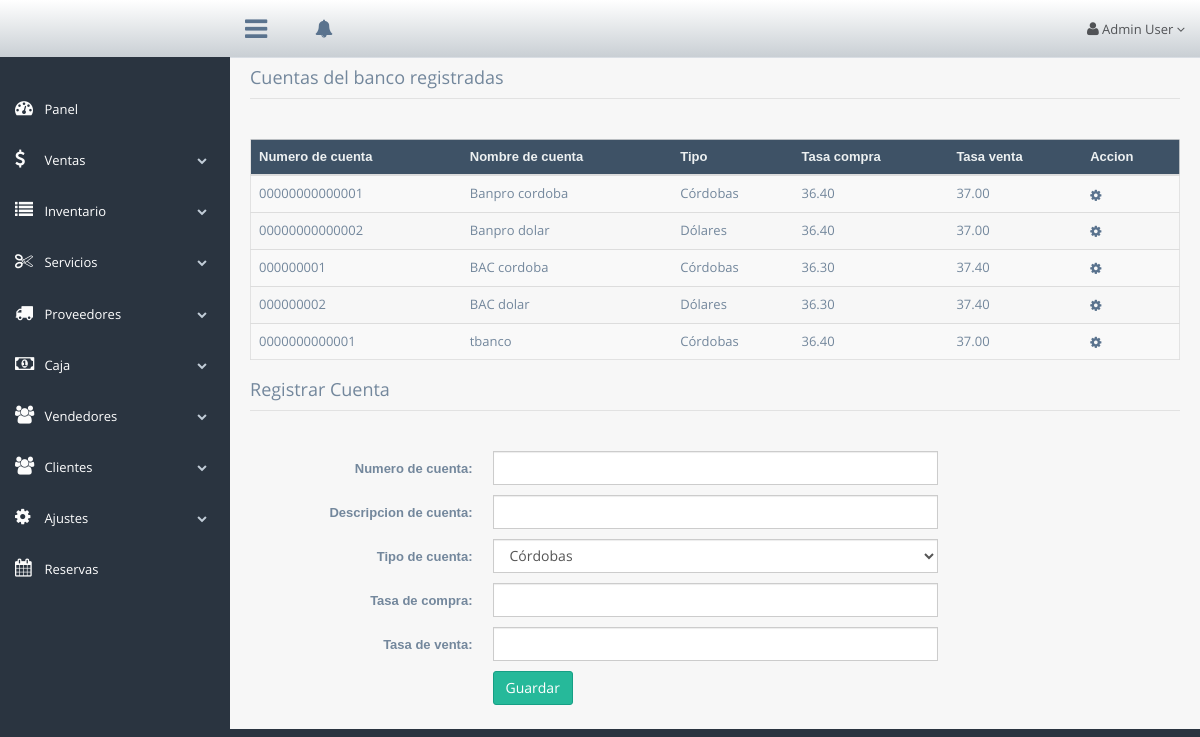
The page /index.php/bank_account (signed in) on the database its author committed.
### tables this page shows
CREATE TABLE `bank_account` (
  `id_account` int(11) NOT NULL,
  `token_account` varchar(20) NOT NULL,
  `name_account` varchar(60) NOT NULL,
  `type` enum('cordobas','dolares') NOT NULL DEFAULT 'cordobas',
  `buy_rate` decimal(10,2) DEFAULT NULL,
  `sell_rate` decimal(10,2) DEFAULT NULL,
  `active` tinyint(1) NOT NULL DEFAULT 1
);

### application/core/MY_Controller.php (called while the page is built, shortened)
<?php (defined('BASEPATH')) OR exit('No direct script access allowed');
class Admin_Controller extends MX_Controller{
	protected $header_data = array();
	protected $content_data = array();
	protected $footer_data = array();
	public function __construct(){
		$this->load->model('settings_mdl');
		$this->header_data['company_name'] = $this->settings_mdl->get('company_name', 'Conceptos');
	}
	protected function renderPanel( $content_view = '' ){
		$content_view = empty($content_view) ? 'panel.php' : $content_view . '.php';
		$this->load->view('header',$this->header_data);
		$this->load->view($content_view,$this->content_data);
		$this->load->view('footer',$this->footer_data);
	}
}

### application/controllers/Bank_account.php (called while the page is built, shortened)
<?php if( !defined('BASEPATH') ){ exit(); }
class Bank_account extends Admin_Controller{
	public function index(){
		$view_data = load_data($this->session);
		$this->content_data['accounts'] = $this->bank_account_mdl->getAccounts();
		$this->content_data['privilege'] = $this->is_admin();
		$this->content_data = array_merge($this->content_data, $view_data);
		$this->renderPanel('form_bank_account');
	}
}

### index.php (called while the page is built, shortened)
<?php
require_once BASEPATH.'core/CodeIgniter.php';

### application/third_party/MX/Controller.php (called while the page is built, shortened)
<?php (defined('BASEPATH')) OR exit('No direct script access allowed');
class MX_Controller
{
	public function __get($class)
	{
		return CI::$APP->$class;
	}
}

### application/models/Bank_account_mdl.php (called while the page is built, shortened)
<?php if( !defined('BASEPATH') ){ exit(); }
class Bank_account_mdl extends CI_Model{
	public function getAccounts(){
		$this->db->where('active', 1);
		return $this->db->get('bank_account')->result();
	}
}

### application/views/form_bank_account.php (the view, shortened to what this page needs)
<h4 class="section-title">Cuentas del banco registradas</h4>
<table class="table table-hover table-striped jambo_table">
	<thead>
		<tr>
			<th>Numero de cuenta</th>
			<th>Nombre de cuenta</th>
			<th>Tipo</th>
			<th>Tasa compra</th>
			<th>Tasa venta</th>
			<?php if($privilege): ?>
				<th>Accion</th>
			<?php endif; ?>
		</tr>
	</thead>
	<tbody id="tbody">
		<?php foreach($accounts as $account): ?>
			<tr>
				<td><?php echo $account->token_account; ?></td>
				<td><?php echo $account->name_account; ?></td>
				<td><?php echo $account->type === 'dolares' ? 'Dólares' : 'Córdobas'; ?></td>
				<td><?php echo $account->buy_rate; ?></td>
				<td><?php echo $account->sell_rate; ?></td>
				<?php if($privilege): ?>
					<td>
						<div class="btn-group">
							<a href="#" data-toggle="dropdown" class="dropdown-toggle"><i class="fa fa-cog"></i></a>
						</div>
					</td>
				<?php endif; ?>
			</tr>
		<?php endforeach; ?>
	</tbody>
</table>
<h4 class="section-title">Registrar Cuenta</h4>
<form id="form" action="" method="post" class="form-horizontal form-label-left" data-parsley-validate autocomplete="off" onsubmit="return false;">
	<div class="form-group">
		<label class="control-label col-md-3 col-sm-3 col-xs-12" for="token_account">Numero de cuenta:
        </label>
		<div class="col-md-6 col-sm-6 col-xs-12">
            <input type="text" data-parsley-type="number" name="token_account" id="token_account" required="required" class="form-control col-md-7 col-xs-12">
        </div>
	</div>
	<div class="form-group">
		<label class="control-label col-md-3 col-sm-3 col-xs-12" for="name_account">Descripcion de cuenta:
        </label>
		<div class="col-md-6 col-sm-6 col-xs-12">
            <input type="text" data-parsley-pattern="^[a-zA-Z\s]+$" name="name_account" id="name_account" required="required" class="form-control col-md-7 col-xs-12">
        </div>
	</div>
	<div class="form-group">
		<label class="control-label col-md-3 col-sm-3 col-xs-12" for="type">Tipo de cuenta:
        </label>
		<div class="col-md-6 col-sm-6 col-xs-12">
			<select name="type" id="type" required="required" class="form-control">
				<option value="cordobas">Córdobas</option>
			</select>
        </div>
	</div>
	<div class="form-group">
		<label class="control-label col-md-3 col-sm-3 col-xs-12" for="buy_rate">Tasa de compra:
        </label>
		<div class="col-md-6 col-sm-6 col-xs-12">
            <input type="text" data-parsley-pattern="^\d+(\.\d{1,2})?$" name="buy_rate" id="buy_rate" required="required" class="form-control col-md-7 col-xs-12">
        </div>
	</div>
	<div class="form-group">
		<label class="control-label col-md-3 col-sm-3 col-xs-12" for="sell_rate">Tasa de venta:
        </label>
		<div class="col-md-6 col-sm-6 col-xs-12">
            <input type="text" data-parsley-pattern="^\d+(\.\d{1,2})?$" name="sell_rate" id="sell_rate" required="required" class="form-control col-md-7 col-xs-12">
        </div>
	</div>
	<div class="form-group">
		<div class="col-md-offset-3 col-sm-offset-3 col-md-3 col-sm-3">
			<button class="btn btn-success" id="btn-submit" type="submit">Guardar</button>
		</div>
	</div>
</form>

### application/third_party/MX/Loader.php (shortened to what this page needs)
<?php (defined('BASEPATH')) OR exit('No direct script access allowed');
class MX_Loader extends CI_Loader
{
	public $_ci_cached_vars = array();
	public function initialize($controller = NULL)
	{
		if ($controller instanceof MX_Controller)
		{
			$this->controller = $controller;
			foreach (get_class_vars('CI_Loader') as $var => $val)
			{
				if ($var != '_ci_ob_level')
				{
					$this->$var =& CI::$APP->load->$var;
				}
			}
		}
		else
		{
			parent::initialize();
			$this->_autoloader(array());
		}
	}
	public function database($params = '', $return = FALSE, $query_builder = NULL)
	{
		CI::$APP->db = DB($params, $query_builder);
		return $this;
	}
	public function view($view, $vars = array(), $return = FALSE)
	{
		return $this->_ci_load(array('_ci_view' => $view, '_ci_vars' => $this->_ci_object_to_array($vars), '_ci_return' => $return));
	}
	public function __get($class)
	{
		return (isset($this->controller)) ? $this->controller->$class : CI::$APP->$class;
	}
	public function _ci_load($_ci_data)
	{
		extract($_ci_data);
		if (isset($_ci_view))
		{
			$_ci_path = '';
			$_ci_file = (pathinfo($_ci_view, PATHINFO_EXTENSION)) ? $_ci_view : $_ci_view.EXT;
			foreach ($this->_ci_view_paths as $path => $cascade)
			{
				if (file_exists($view = $path.$_ci_file))
				{
					$_ci_path = $view;
					break;
				}
			}
		}
		elseif (isset($_ci_path))
		{
			$_ci_file = basename($_ci_path);
			if( ! file_exists($_ci_path)) $_ci_path = '';
		}
		if (isset($_ci_vars))
			$this->_ci_cached_vars = array_merge($this->_ci_cached_vars, (array) $_ci_vars);
		extract($this->_ci_cached_vars);
		if ((bool) @ini_get('short_open_tag') === FALSE && CI::$APP->config->item('rewrite_short_tags') == TRUE)
		{
			echo eval('?>'.preg_replace("/;*\s*\?>/", "; ?>", str_replace('<?=', '<?php echo ', file_get_contents($_ci_path))));
		}
		else
		{
			include($_ci_path);
		}
		if (ob_get_level() > $this->_ci_ob_level + 1)
		{
			ob_end_flush();
		}
		else
		{
			CI::$APP->output->append_output(ob_get_clean());
		}
	}
	public function _autoloader($autoload)
	{
		if (count($autoload) == 0) return;
	}
}

### application/views/header.php (shortened to what this page needs)
<!DOCTYPE html>
<html lang="es">
  <head>
    <link href="<?php echo base_url('assets/gentelella/vendors/bootstrap/dist/css/bootstrap.min.css'); ?>" rel="stylesheet">
    <link href="<?php echo base_url('assets/gentelella/vendors/font-awesome/css/font-awesome.min.css'); ?>" rel="stylesheet">
    <link href="<?php echo base_url('assets/gentelella/vendors/nprogress/nprogress.css'); ?>" rel="stylesheet">
    <link href="<?php echo base_url('assets/gentelella/vendors/iCheck/skins/flat/green.css'); ?>" rel="stylesheet">
    <link href="<?php echo base_url('assets/gentelella/vendors/iCheck/skins/flat/red.css'); ?>" rel="stylesheet">
    <link href="<?php echo base_url('assets/gentelella/vendors/animate.css/animate.min.css'); ?>" rel="stylesheet">
    <link href="<?php echo base_url('assets/gentelella/vendors/bootstrap-progressbar/css/bootstrap-progressbar-3.3.4.min.css'); ?>" rel="stylesheet">
    <link href="<?php echo base_url('assets/gentelella/vendors/jqvmap/dist/jqvmap.min.css'); ?>" rel="stylesheet"/>
    <link href="<?php echo base_url('assets/gentelella/vendors/bootstrap-daterangepicker/daterangepicker.css'); ?>" rel="stylesheet">
    <link href="<?php echo base_url('assets/gentelella/vendors/pnotify/dist/pnotify.css'); ?>" rel="stylesheet">
    <link href="<?php echo base_url('assets/gentelella/vendors/pnotify/dist/pnotify.buttons.css'); ?>" rel="stylesheet">
    <link href="<?php echo base_url('assets/gentelella/vendors/pnotify/dist/pnotify.brighttheme.css'); ?>" rel="stylesheet">
    <link href="<?php echo base_url('assets/gentelella/build/css/custom.css'); ?>" rel="stylesheet">
    <link href="<?php echo base_url('assets/css/admin.css'); ?>" rel="stylesheet">
  </head>
  <body class="nav-md">
    <div class="container body">
      <div class="main_container">
        <div class="col-md-3 left_col menu_fixed">
          <div class="left_col scroll-view">
            <div class="navbar nav_title" style="border: 0;">
              <a href="<?php echo base_url(); ?>" class="site_title"><img src="<?php echo resolveLogoUrl('logo_header', 'logo.png'); ?>" alt=""></a>
            </div>
            <div class="clearfix"></div>
            <br />
            <div id="sidebar-menu" class="main_menu_side hidden-print main_menu">
              <div class="menu_section">
                <ul class="nav side-menu">
                  <li><a href="<?php echo base_url('panel'); ?>"><i class="fa fa-dashboard"></i> Panel</a></li>
                  <li><a><i class="fa fa-dollar"></i> Ventas <span class="fa fa-chevron-down"></span></a>
                  </li>
                  <li><a><i class="fa fa-list"></i> Inventario <span class="fa fa-chevron-down"></span></a>
                  </li>
                  <li><a><i class="fa fa-cut"></i> Servicios <span class="fa fa-chevron-down"></span></a>
                  </li>
                  <li><a><i class="fa fa-truck"></i> Proveedores <span class="fa fa-chevron-down"></span></a>
                  </li>
                  <li><a><i class="fa fa-money"></i> Caja <span class="fa fa-chevron-down"></span></a>
                  </li>
                  <li><a><i class="fa fa-users"></i> Vendedores <span class="fa fa-chevron-down"></span></a>
                  </li>
                  <li><a><i class="fa fa-users"></i> Clientes <span class="fa fa-chevron-down"></span></a>
                  </li>
                  <li><a><i class="fa fa-cog"></i> Ajustes <span class="fa fa-chevron-down"></span></a>
                  </li>
                  <li><a href="<?php echo base_url('appointments'); ?>"><i class="fa fa-calendar"></i> Reservas</a></li>
                </ul>
              </div>
            </div>
          </div>
        </div>
        <div class="top_nav">
          <div class="nav_menu">
            <nav>
              <div class="nav toggle">
                <a id="menu_toggle"><i class="fa fa-bars"></i></a>
              </div>
              <div class="nav toggle">
                <a href="javascript:;" id="low-stock-bell">
                  <span style="position:relative; display:inline-block;">
                    <i class="fa fa-bell"></i>
                  </span>
                </a>
              </div>
              <ul class="nav navbar-nav navbar-right">
                <li class="">
                  <a href="javascript:;" class="user-profile dropdown-toggle" data-toggle="dropdown" aria-expanded="false">
                    <i class="fa fa-user"></i> <?php echo $this->session->userdata('admin_name'); ?>
                    <span class=" fa fa-angle-down"></span>
                  </a>
                </li>
              </ul>
            </nav>
          </div>
        </div>
        <div class="right_col" role="main">

### application/views/footer.php (shortened to what this page needs)
    </div>
      </div>
    </div>
  </body>
</html>

### assets/css/admin.css (style rules this page uses)
body,html { height: 100%; }
body { font-family: 'OpenSans', sans-serif; }
.section-title { margin-bottom: 40px; border-bottom: 1px solid #e2e2e2; padding-bottom: 10px; }
.nav-md .left_col.scroll-view { height: 100%; overflow-y: auto; overflow-x: hidden; }
#sidebar-menu { transition: transform .25s ease; }

### application/views/header.php (style rules this page uses)
#low-stock-bell i { font-size: 18px; display: inline-block; margin-top: 4px; }

### rows shown on the page
bank_account: token_account "00000000000001", name_account "Banpro cordoba", type "Córdobas", buy_rate "36.40", sell_rate "37.00"
bank_account: token_account "00000000000002", name_account "Banpro dolar", type "Dólares", buy_rate "36.40", sell_rate "37.00"
bank_account: token_account "000000001", name_account "BAC cordoba", type "Córdobas", buy_rate "36.30", sell_rate "37.40"
bank_account: token_account "000000002", name_account "BAC dolar", type "Dólares", buy_rate "36.30", sell_rate "37.40"
bank_account: token_account "0000000000001", name_account "tbanco", type "Córdobas", buy_rate "36.40", sell_rate "37.00"

### other values the page prints
$this->session->userdata('admin_name') "Admin User"
